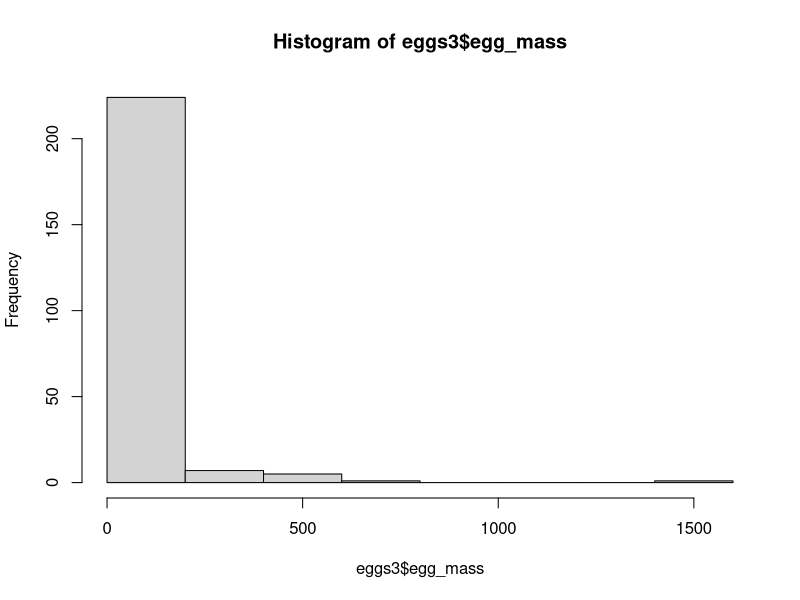
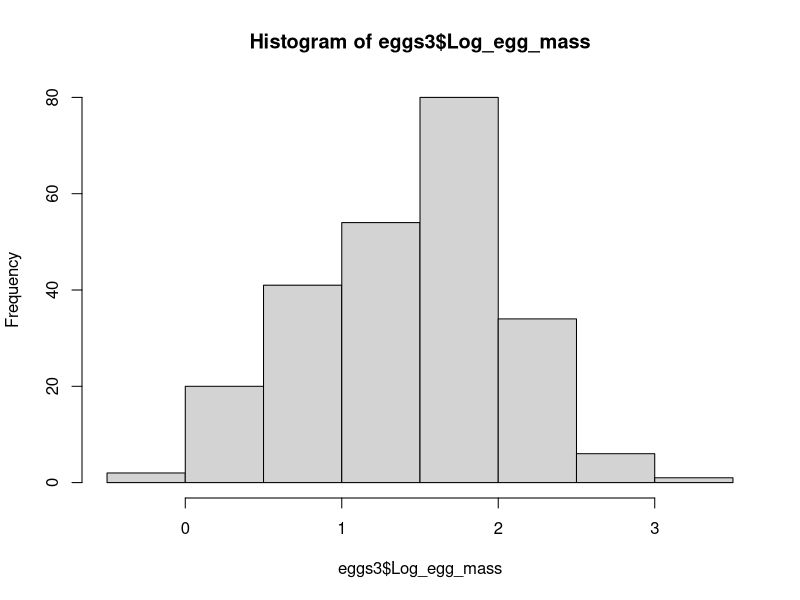
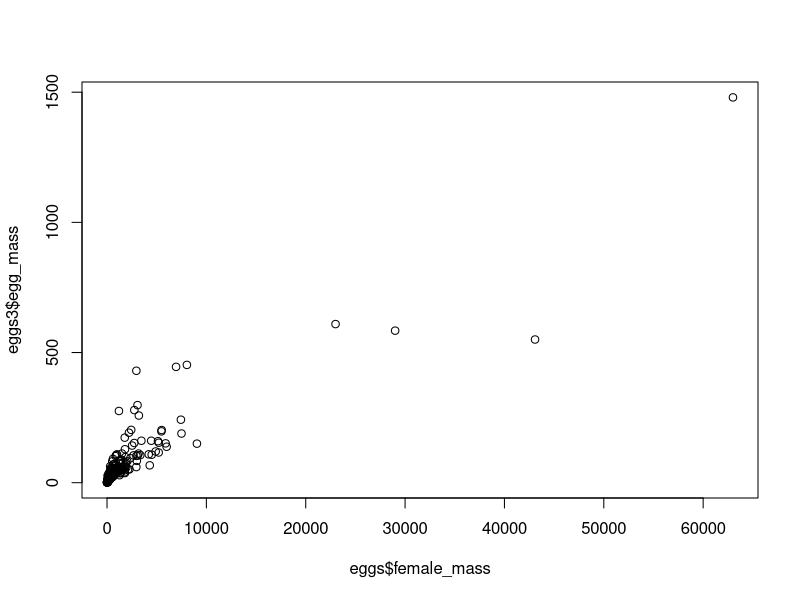
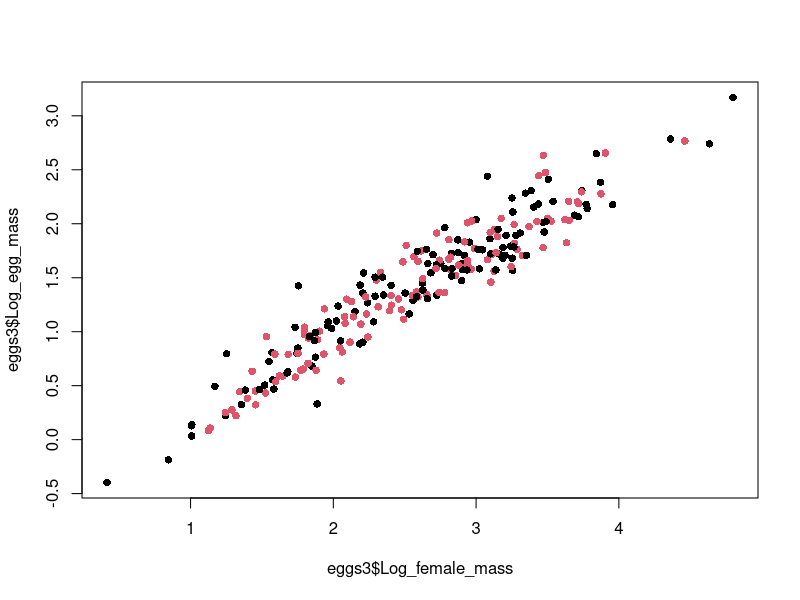

Generate these figures, in order, with R:
#part 3 workshop 10
#this dataset has 5 development categories, one is mislabeled
eggs<-read.table("Egg_mass_again.txt", header = TRUE)
# this dataset has s, sa and sp included as altricial
eggs2<-read.table("Egg_mass_again_correct.txt", header=TRUE) 
#this dataset has s and sa included as altricial, sp included as precocial
eggs3<-read.table("Egg_mass_again_correct2.txt", header=TRUE) 




#look at sample size for each development category
table(eggs$Development_category)
table(eggs2$Development_category)
table(eggs3$Development_category)

#explore the data, working with dataset 3
str(eggs3)
#change development category to factor
eggs3$Development_category<-as.factor(eggs$Development_category)

hist(eggs3$egg_mass)
hist(eggs3$Log_egg_mass)

plot(eggs3$egg_mass~eggs$female_mass)
col=("eggs3$Development_category")
plot(eggs3$Log_egg_mass~eggs3$Log_female_mass, col=c(1:2), pch=16)

#run the model with an interaction term which would allow for two slopes as in the figure
model_eggs3<-lm(eggs3$Log_egg_mass~eggs3$Log_female_mass*eggs3$Development_category)
anova(model_eggs3)
summary(model_eggs3)

#rerun the model using the untransformed data
model_eggs3u<-lm(eggs3$egg_mass~eggs3$female_mass*eggs3$Development_category)
anova(model_eggs3u)
summary(model_eggs3u)
